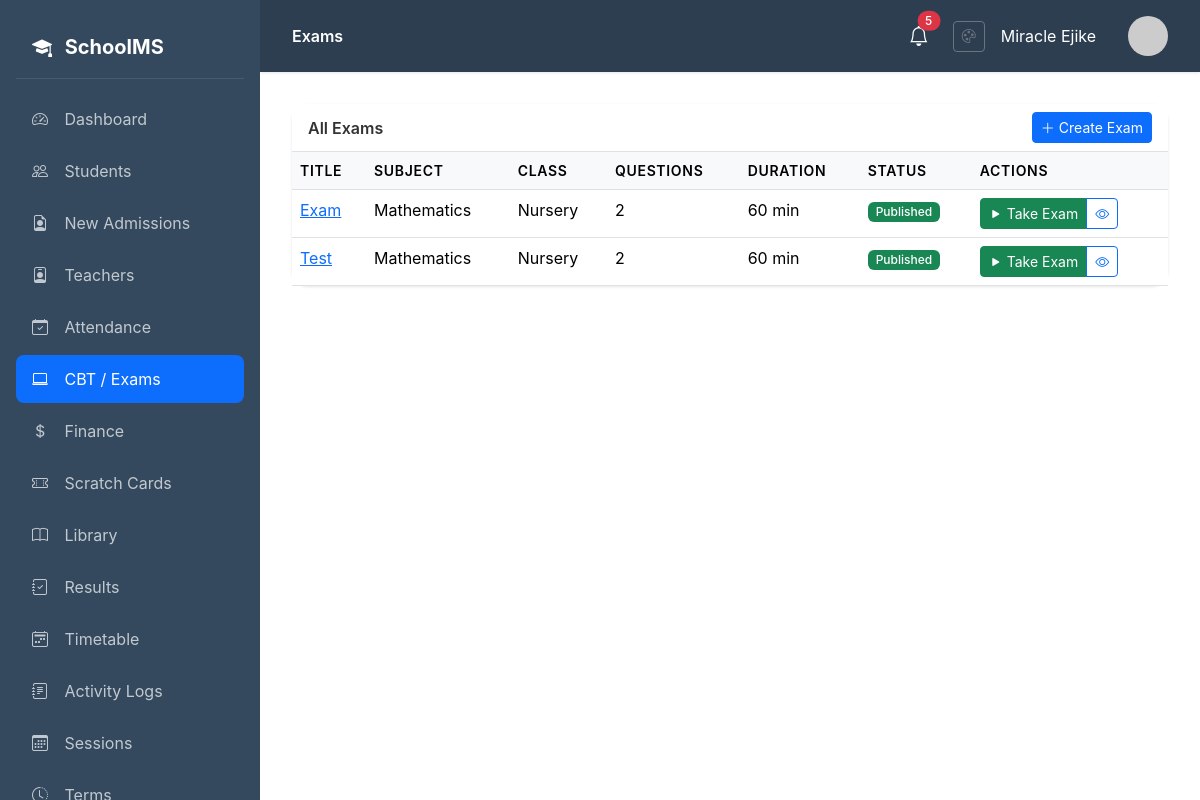
/cbt/exams/ (signed in), run on the app's committed database.
### cbt/models.py (models this page shows, shortened)
class Exam(models.Model):
    STATUS_CHOICES = [
        ('draft', 'Draft'),
        ('published', 'Published'),
        ('closed', 'Closed'),
    ]
    title = models.CharField(max_length=200)
    subject = models.ForeignKey(Subject, on_delete=models.CASCADE)
    class_level = models.ForeignKey(ClassLevel, on_delete=models.CASCADE)
    questions = models.ManyToManyField(QuestionBank, related_name='exams')
    duration_minutes = models.IntegerField(default=60)
    total_marks = models.IntegerField(default=100)
    passing_marks = models.IntegerField(default=40)
    instructions = models.TextField(blank=True)
    status = models.CharField(max_length=20, choices=STATUS_CHOICES, default='draft')
    start_datetime = models.DateTimeField(null=True, blank=True)
    end_datetime = models.DateTimeField(null=True, blank=True)
    shuffle_questions = models.BooleanField(default=True)
    show_result = models.BooleanField(default=True)
    created_by = models.ForeignKey(Teacher, on_delete=models.SET_NULL, null=True)
    created_at = models.DateTimeField(auto_now_add=True)

### core/models.py (models this page shows, shortened)
class Subject(models.Model):
    name = models.CharField(max_length=100)
    code = models.CharField(max_length=10, unique=True)
    class_levels = models.ManyToManyField(ClassLevel, related_name='subjects')
    description = models.TextField(blank=True)
    icon = models.CharField(max_length=50, blank=True, help_text="Bootstrap icon class")

class ClassLevel(models.Model):
    name = models.CharField(max_length=50)
    order = models.IntegerField(default=0)
    class Meta:
        ordering = ['order']

### cbt/views.py (the view)
# urls.py: path('exams/', views.exam_list, name='exam_list'),
@login_required
def exam_list(request):
    exams = Exam.objects.all().order_by('-created_at')
    return render(request, 'cbt/exam_list.html', {'exams': exams})

### core/context_processors.py (called while the page is built)
def vapid_public_key(request):
    return {
        'vapid_public_key': getattr(settings, 'VAPID_PUBLIC_KEY', ''),
    }

### templates/cbt/exam_list.html (shortened to what this page needs)
{% extends 'base.html' %}
{% block page_title %}Exams{% endblock %}
{% block content %}
<div class="card">
    <div class="card-header d-flex justify-content-between align-items-center">
        <span>All Exams</span>
        <a href="{% url 'cbt:exam_add' %}" class="btn btn-primary btn-sm">
            <i class="bi bi-plus-lg me-1"></i>Create Exam
        </a>
    </div>
    <div class="card-body p-0">
        <div class="table-responsive">
            <table class="table table-hover mb-0">
                <thead>
                    <tr>
                        <th>Title</th>
                        <th>Subject</th>
                        <th>Class</th>
                        <th>Questions</th>
                        <th>Duration</th>
                        <th>Status</th>
                        <th>Actions</th>
                    </tr>
                </thead>
                <tbody>
                    {% for exam in exams %}
                    <tr>
                        <td><a href="{% url 'cbt:exam_detail' exam.pk %}">{{ exam.title }}</a></td>
                        <td>{{ exam.subject.name }}</td>
                        <td>{{ exam.class_level.name }}</td>
                        <td>{{ exam.questions.count }}</td>
                        <td>{{ exam.duration_minutes }} min</td>
                        <td>
                            <span class="badge bg-{% if exam.status == 'published' %}success{% elif exam.status == 'draft' %}secondary{% else %}danger{% endif %}">
                                {{ exam.get_status_display }}
                            </span>
                        </td>
                        <td>
                            <div class="btn-group btn-group-sm">
                                {% if exam.status == 'published' %}
                                <a href="{% url 'cbt:take_exam' exam.pk %}" class="btn btn-success" title="Take Exam"><i class="bi bi-play-fill"></i> Take Exam</a>
                                {% endif %}
                                <a href="{% url 'cbt:exam_detail' exam.pk %}" class="btn btn-outline-primary" title="View"><i class="bi bi-eye"></i></a>
                            </div>
                        </td>
                    </tr>
                    {% empty %}
                    <tr><td colspan="7" class="text-center text-muted py-4">No exams found</td></tr>
                    {% endfor %}
                </tbody>
            </table>
        </div>
    </div>
</div>
{% endblock %}

### templates/base.html (shortened to what this page needs)
{% load static %}
<!DOCTYPE html>
<html lang="en">
<head>
    <link href="https://cdn.jsdelivr.net/npm/bootstrap@5.3.2/dist/css/bootstrap.min.css" rel="stylesheet">
    <link href="https://cdn.jsdelivr.net/npm/bootstrap-icons@1.11.1/font/bootstrap-icons.css" rel="stylesheet">
    <link rel="stylesheet" href="{% static 'css/theme.css' %}">
</head>
<body>
    <nav class="sidebar">
        <div class="brand">
            <i class="bi bi-mortarboard-fill me-2"></i>
            SchoolMS
        </div>
        <ul class="nav flex-column">
            <li class="nav-item">
                <a class="nav-link {% if request.resolver_match.url_name == 'dashboard' %}active{% endif %}" href="{% url 'core:dashboard' %}">
                    <i class="bi bi-speedometer2"></i> Dashboard
                </a>
            </li>
            {% if user.profile.role == 'admin' or user.profile.role == 'teacher' %}
            <li class="nav-item">
                <a class="nav-link {% if 'students' in request.path %}active{% endif %}" href="{% url 'students:student_list' %}">
                    <i class="bi bi-people"></i> Students
                </a>
            </li>
            {% endif %}
            {% if user.profile.role == 'admin' %}
            <li class="nav-item">
                <a class="nav-link {% if 'admissions' in request.path %}active{% endif %}" href="{% url 'homepage:admission_list' %}">
                    <i class="bi bi-file-earmark-person"></i> New Admissions
                </a>
            </li>
            <li class="nav-item">
                <a class="nav-link {% if 'teachers' in request.path %}active{% endif %}" href="{% url 'teachers:teacher_list' %}">
                    <i class="bi bi-person-badge"></i> Teachers
                </a>
            </li>
            {% endif %}
            {% if user.profile.role == 'admin' or user.profile.role == 'teacher' or user.profile.role == 'student' %}
            <li class="nav-item">
                <a class="nav-link {% if 'attendance' in request.path %}active{% endif %}" href="{% url 'attendance:dashboard' %}">
                    <i class="bi bi-calendar-check"></i> Attendance
                </a>
            </li>
            {% endif %}
            <li class="nav-item">
                <a class="nav-link {% if 'cbt' in request.path %}active{% endif %}" href="{% url 'cbt:dashboard' %}">
                    <i class="bi bi-laptop"></i> CBT / Exams
                </a>
            </li>
            {% if user.profile.role == 'admin' or user.profile.role == 'accountant' or user.profile.role == 'student' %}
            <li class="nav-item">
                <a class="nav-link {% if 'finance' in request.path %}active{% endif %}" href="{% url 'finance:dashboard' %}">
                    <i class="bi bi-currency-dollar"></i> Finance
                </a>
            </li>
            <li class="nav-item">
                <a class="nav-link {% if 'scratchcard' in request.path %}active{% endif %}" href="{% url 'scratchcard:dashboard' %}">
                    <i class="bi bi-ticket-perforated"></i> Scratch Cards
                </a>
            </li>
            {% endif %}
            {% if user.profile.role == 'admin' or user.profile.role == 'librarian' or user.profile.role == 'teacher' or user.profile.role == 'student' %}
            <li class="nav-item">
                <a class="nav-link {% if 'library' in request.path %}active{% endif %}" href="{% url 'library:dashboard' %}">
                    <i class="bi bi-book"></i> Library
                </a>
            </li>
            {% endif %}
            <li class="nav-item">
                <a class="nav-link {% if 'results' in request.path %}active{% endif %}" href="{% url 'students:results_dashboard' %}">
                    <i class="bi bi-journal-check"></i> Results
                </a>
            </li>
            {% if user.profile.role == 'admin' or user.profile.role == 'teacher' %}
            <li class="nav-item">
                <a class="nav-link {% if 'timetable' in request.path %}active{% endif %}" href="{% url 'timetable:list' %}">
                    <i class="bi bi-calendar2-week"></i> Timetable
                </a>
            </li>
            {% endif %}
            {% if user.profile.role == 'admin' %}
            <li class="nav-item">
                <a class="nav-link {% if 'audit-logs' in request.path %}active{% endif %}" href="{% url 'core:audit_logs' %}">
                    <i class="bi bi-journal-text"></i> Activity Logs
                </a>
            </li>
            <li class="nav-item">
                <a class="nav-link {% if 'sessions' in request.path %}active{% endif %}" href="{% url 'core:session_list' %}">
                    <i class="bi bi-calendar3"></i> Sessions
                </a>
            </li>
            <li class="nav-item">
                <a class="nav-link {% if 'terms' in request.path %}active{% endif %}" href="{% url 'core:term_list' %}">
                    <i class="bi bi-clock-history"></i> Terms
                </a>
            </li>
            {% endif %}
        </ul>
    </nav>
    <main class="main-content">
        <div class="top-bar">
            <div>
                <span class="fw-semibold">{% block page_title %}Dashboard{% endblock %}</span>
            </div>
            <div class="d-flex align-items-center gap-3">
                <div class="dropdown me-2">
                    <button class="btn btn-link text-white position-relative p-0 border-0" type="button" id="notificationBell" data-bs-toggle="dropdown" aria-expanded="false">
                        <i class="bi bi-bell fs-5"></i>
                        <span id="notification-badge" class="position-absolute top-0 start-100 translate-middle badge rounded-pill bg-danger d-none">
                        </span>
                    </button>
                </div>
                <a href="{% url 'accounts:theme_settings' %}" class="btn btn-sm btn-outline-secondary" title="Theme Settings">
                    <i class="bi bi-palette"></i>
                </a>
                <span class="me-3">{{ user.get_full_name|default:user.username }}</span>
                <img src="https://ui-avatars.com/api/?name={{ user.username }}&background=4f46e5&color=fff" class="avatar" alt="Avatar">
            </div>
        </div>
        {% block content %}{% endblock %}
    </main>
</body>
</html>

### static/css/theme.css (style rules this page uses)
:root { --primary-color: #0d6efd; --secondary-color: #6c757d; --accent-color: #198754; --navbar-color: #2c3e50; --sidebar-color: #34495e; --background-color: #ffffff; --text-color: #333333; --light-bg: #f8f9fa; --border-color: #dee2e6; }
body { background-color: var(--background-color); color: var(--text-color); transition: background-color 0.3s ease, color 0.3s ease; }
.sidebar { background-color: var(--sidebar-color) !important; transition: background-color 0.3s ease; }
.top-bar { background-color: var(--navbar-color) !important; color: white; transition: background-color 0.3s ease; }
.card { background-color: var(--light-bg); color: var(--text-color); border-color: var(--border-color) !important; transition: background-color 0.3s ease, color 0.3s ease; }
.card-header { background-color: var(--background-color); border-bottom-color: var(--border-color) !important; }
.btn-primary { background-color: var(--primary-color) !important; border-color: var(--primary-color) !important; }
.main-content { background-color: var(--background-color); transition: background-color 0.3s ease; }
.table { color: var(--text-color); }
.table thead th { border-bottom-color: var(--border-color); background-color: var(--light-bg); }
.table tbody td { border-bottom-color: var(--border-color); }
.sidebar .nav-link { color: rgba(255, 255, 255, 0.7); }
.sidebar .nav-link:hover, .sidebar .nav-link.active { background-color: var(--primary-color) !important; color: white; }

### templates/base.html (style rules this page uses)
body { font-family: 'Inter', -apple-system, BlinkMacSystemFont, 'Segoe UI', Roboto, sans-serif; background-color: var(--background-color); overflow-x: hidden; }
.reveal-hidden { opacity: 0; transform: translateY(20px); transition: all 0.6s cubic-bezier(0.4, 0, 0.2, 1); }
.reveal-visible { opacity: 1; transform: translateY(0); }
.btn { transition: all 0.2s ease; }
.sidebar { position: fixed; top: 0; left: 0; height: 100vh; width: var(--sidebar-width); background-color: var(--sidebar-color); padding: 1rem; overflow-y: auto; z-index: 1000; }
.sidebar .brand { color: #fff; font-size: 1.25rem; font-weight: 700; padding: 1rem; margin-bottom: 1rem; border-bottom: 1px solid rgba(255,255,255,0.1); }
.sidebar .nav-link { color: rgba(255,255,255,0.7); padding: 0.75rem 1rem; border-radius: 0.5rem; margin-bottom: 0.25rem; transition: all 0.2s; }
.sidebar .nav-link:hover, .sidebar .nav-link.active { color: #fff; background: rgba(255,255,255,0.1); }
.sidebar .nav-link i { width: 24px; margin-right: 0.75rem; }
.main-content { margin-left: var(--sidebar-width); padding: 2rem; min-height: 100vh; background-color: transparent; color: var(--text-color); position: relative; }
.top-bar { background-color: var(--navbar-color); color: white; padding: 1rem 2rem; margin: -2rem -2rem 2rem -2rem; box-shadow: 0 1px 3px rgba(0,0,0,0.1); display: flex; justify-content: space-between; align-items: center; }
.card { border: none; border-radius: 1rem; box-shadow: 0 1px 3px rgba(0,0,0,0.1); }
.card-header { background: #fff; border-bottom: 1px solid #e2e8f0; font-weight: 600; }
.btn-primary { background: var(--primary-color); border-color: var(--primary-color); }
.table th { background: #f8fafc; font-weight: 600; font-size: 0.875rem; text-transform: uppercase; letter-spacing: 0.05em; }
.badge { font-weight: 500; }
.avatar { width: 40px; height: 40px; border-radius: 50%; object-fit: cover; }

### data on the page
Exam: title "Exam", subject.name "Mathematics", class_level.name "Nursery", questions.count "2", duration_minutes "60", status "Published", shows "Take Exam"
Exam: title "Test", subject.name "Mathematics", class_level.name "Nursery", questions.count "2", duration_minutes "60", status "Published", shows "Take Exam"

### other printed values
{{ user.get_full_name|default:user.username }} "Miracle Ejike"
